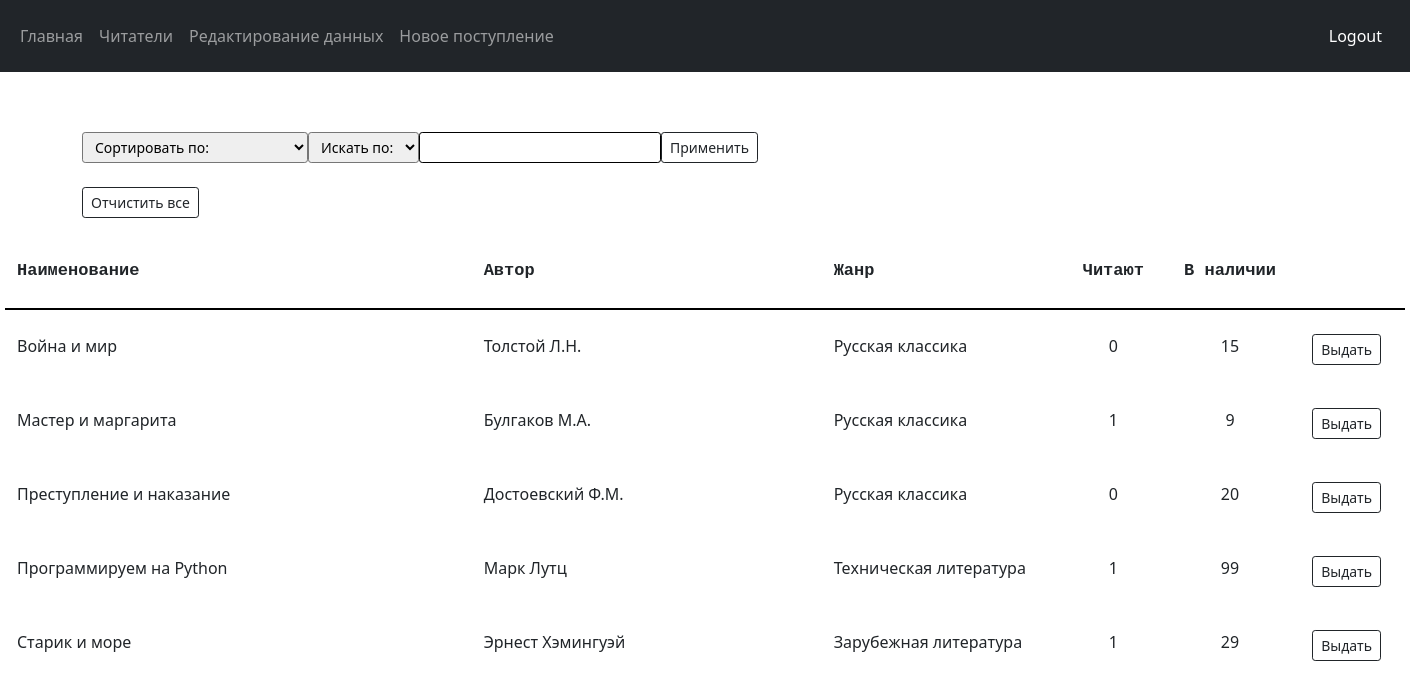
The app's page / (signed in) with its own data.
### lib_app/models.py (models this page shows, shortened)
class Book(models.Model):
    title = models.CharField(max_length=80, unique=True, verbose_name='Название')
    book_author = models.ForeignKey(Author, on_delete=models.CASCADE, max_length=80, verbose_name='Автор')
    book_genre = models.ForeignKey(Genre, on_delete=models.CASCADE, max_length=80, verbose_name='Жанр')
    book_amount = models.IntegerField(verbose_name='Количество')
    slug = models.SlugField(max_length=80, allow_unicode=True, unique=True)
    def available_count(self):
        return self.book_amount - self.reading_set.all().count()
    class Meta:
        ordering = ['title']

class Author(models.Model):
    author_book = models.CharField(max_length=80, unique=True, verbose_name='Автор')
    slug = models.SlugField(max_length=80, allow_unicode=True, unique=True)
    def __str__(self):
        return f'{self.author_book}'
    class Meta:
        ordering = ['author_book']

class Genre(models.Model):
    genre_book = models.CharField(max_length=80, unique=True, verbose_name='Жанр')
    slug = models.SlugField(max_length=80, allow_unicode=True, unique=True)
    def __str__(self):
        return f'{self.genre_book}'
    class Meta:
        ordering = ['genre_book']

### lib_app/views.py (the view)
# urls.py: path('', views.AllBooks.as_view(), name='home'),
class AllBooks(LoginRequiredMixin, PermissionRequiredMixin, ListView):
    login_url = reverse_lazy('login')
    permission_required = 'lib_app.view_book'
    model = Book
    template_name = 'lib_app/all_books.html'
    def get_queryset(self):
        queryset = True
        if self.request.GET.get('search_query') and self.request.GET.get('search_select'):
            field_ = make_queries[self.request.GET.get('search_select')]
            search_data = self.request.GET.get('search_query')
            queryset = Book.objects.filter(**{field_: search_data})
        else:
            queryset = Book.objects.all()
            ordering = self.get_ordering()
            if ordering:
                queryset = queryset.order_by(ordering)
        return queryset
    def get_ordering(self):
        ordering = self.request.GET.get('select')
        return ordering
    def get_context_data(self, *, object_list=None, **kwargs):
        context = super().get_context_data(**kwargs)
        context['sort_options'] = sort_options
        context['choice_sort_options'] = self.request.GET.get('select')
        context['search_options'] = search_options
        context['choice_search_options'] = self.request.GET.get('search_select')
        context['search_query'] = self.request.GET.get('search_query')
        return context

### lib_app/templates/lib_app/all_books.html (shortened to what this page needs)
{% extends 'base.html' %}
{% block content %}
<div class="container-fluid"id="search">
        <form class="d-flex" action="{% url 'home' %}" method="get">
            <select class="form-select-sm" name="select">
                <option disabled selected value>Сортировать по:</option>
            </select>
                <select class="form-select-sm" name="search_select">
                    <option disabled selected value>Искать по:</option>
                </select>
                {% if search_query %}
                    <input type="text" class="form-control form-control-sm" id="search-form" name="search_query" value="{{ search_query }}">
                {% else %}
                    <input type="text" class="form-control form-control-sm" id="search-form" name="search_query" value="">
                {% endif %}
                <button type="submit" class="btn btn-outline-dark btn-sm">Применить</button>
    </form><br>
        <div class="row">
            <div class="col-4">
                <a href="{% url 'home' %}" class="btn btn-outline-dark btn-sm" role="button" data-bs-toggle="button">Отчистить все</a>
            </div>
        </div>
</div>
<div class='container' id="sm">
        <div class="row">
       <div class="col-4">
            Наименование
        </div>
       <div class="col-3">
            Автор
        </div>
       <div class="col-2">
             Жанр
        </div>
       <div class="col-1">
             Читают
        </div>
       <div class="col-1">
             В наличии
        </div>
    </div>
</div><br>
<div class='container' id="lg">
        {% for book in object_list %}
           <div class="row">
               <div class="col-4">
                    {{ book.title }}
                </div>
               <div class="col-3">
                    {{ book.book_author }}
                </div>
               <div class="col-2">
                     {{ book.book_genre }}
                </div>
               <div class="col-1">
                     {{ book.reading_set.all.count }}
                </div>
               <div class="col-1">
                     {{ book.available_count }}
                </div>
               <div class="col-1">
               {% if book.available_count %}
               <a href="{% url 'select_reader' book.slug %}" class="btn btn-outline-dark btn-sm"" role="button" data-bs-toggle="button">Выдать</a>
               {% else %}
                    Нет в наличии
               {% endif %}
               </div>
            </div><br>
        {% endfor %}
</div>
{% endblock %}

### static/css/styles.css (style rules this page uses)
.container .row { height: 50px; }
#lg { width: 1400px; margin: 0 auto; max-width: 1500px; height: 500px; overflow: scroll; }
#sm { width: 1400px; font-size: 17px; font-family:'Courier New', Courier, monospace; margin-top: 40px; max-width: 1500px; border-bottom: 2px solid black; font-weight: bold; margin: 0 auto, 100, 0; }
.col-2 { text-align: left; }
.col-1, #date { text-align: center; }
#search { width: 700px; margin-top: 60px; margin-left: 70px; }
#search-form { border-color: black; }

### records on screen
Book: title "Война и мир", book_author "Толстой Л.Н.", book_genre "Русская классика", reading_set.all.count "0", available_count "15", shows "Выдать"
Book: title "Мастер и маргарита", book_author "Булгаков М.А.", book_genre "Русская классика", reading_set.all.count "1", available_count "9", shows "Выдать"
Book: title "Преступление и наказание", book_author "Достоевский Ф.М.", book_genre "Русская классика", reading_set.all.count "0", available_count "20", shows "Выдать"
Book: title "Программируем на Python", book_author "Марк Лутц", book_genre "Техническая литература", reading_set.all.count "1", available_count "99", shows "Выдать"
Book: title "Старик и море", book_author "Эрнест Хэмингуэй", book_genre "Зарубежная литература", reading_set.all.count "1", available_count "29", shows "Выдать"
